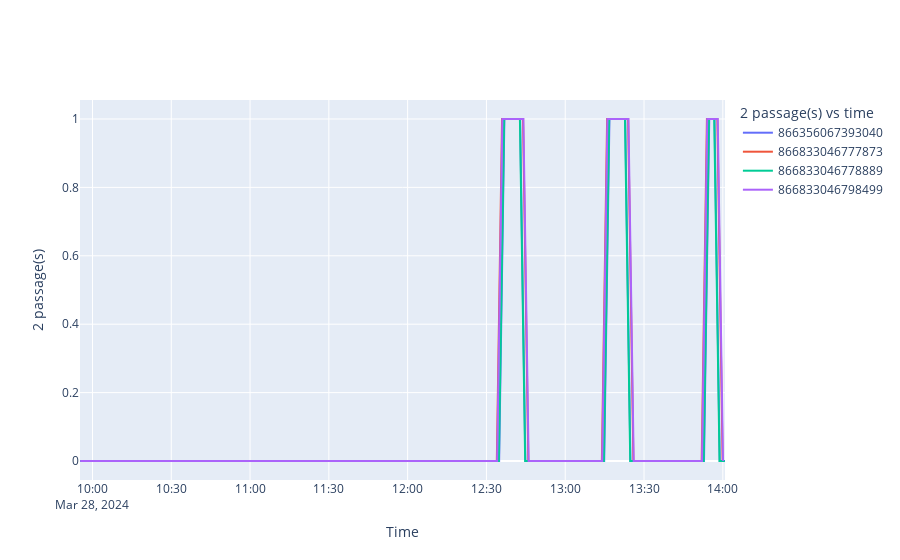

Write notebook code for a chart like this one.
### Code cell
graphe(indicateur="2 passage(s)",df=df_capteur_entreprise)
